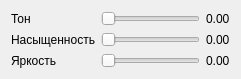
<?xml version="1.0" encoding="UTF-8"?>
<ui version="4.0">
 <class>HSVEditorWindow</class>
 <widget class="QWidget" name="HSVEditorWindow">
  <property name="geometry">
   <rect>
    <x>0</x>
    <y>0</y>
    <width>241</width>
    <height>74</height>
   </rect>
  </property>
  <property name="windowTitle">
   <string>Редактор HSV</string>
  </property>
  <layout class="QGridLayout" name="gl_main">
   <item row="1" column="1">
    <widget class="QSlider" name="hs_saturation">
     <property name="maximum">
      <number>100</number>
     </property>
     <property name="orientation">
      <enum>Qt::Horizontal</enum>
     </property>
    </widget>
   </item>
   <item row="1" column="2">
    <widget class="QLabel" name="l_saturation_v">
     <property name="text">
      <string>0.00</string>
     </property>
    </widget>
   </item>
   <item row="1" column="0">
    <widget class="QLabel" name="l_saturation">
     <property name="text">
      <string>Насыщенность</string>
     </property>
    </widget>
   </item>
   <item row="2" column="1">
    <widget class="QSlider" name="hs_value">
     <property name="maximum">
      <number>100</number>
     </property>
     <property name="orientation">
      <enum>Qt::Horizontal</enum>
     </property>
    </widget>
   </item>
   <item row="0" column="2">
    <widget class="QLabel" name="l_hue_v">
     <property name="text">
      <string>0.00</string>
     </property>
    </widget>
   </item>
   <item row="2" column="0">
    <widget class="QLabel" name="l_value">
     <property name="text">
      <string>Яркость</string>
     </property>
    </widget>
   </item>
   <item row="0" column="0">
    <widget class="QLabel" name="l_hue">
     <property name="text">
      <string>Тон</string>
     </property>
    </widget>
   </item>
   <item row="2" column="2">
    <widget class="QLabel" name="l_value_v">
     <property name="text">
      <string>0.00</string>
     </property>
    </widget>
   </item>
   <item row="0" column="1">
    <widget class="QSlider" name="hs_hue">
     <property name="maximum">
      <number>100</number>
     </property>
     <property name="orientation">
      <enum>Qt::Horizontal</enum>
     </property>
    </widget>
   </item>
  </layout>
 </widget>
 <resources/>
 <connections/>
</ui>
